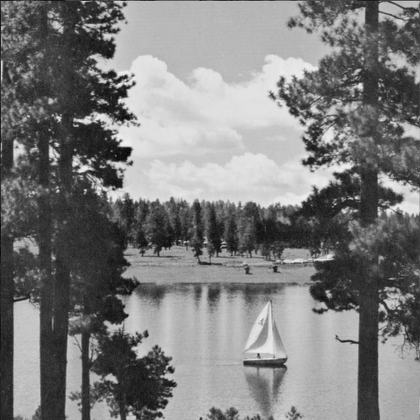
%> input picture assg3/Assignment3/Assignment3/LAKE.TIF, 420 x 420 px, shrunk from 512 x 512 before the run
$ octave q5.m   (GNU Octave 9; MATLAB toolbox functions it lacks are replaced by stand-ins)
%> lines starting %> are read from the running program, lines starting %| are printed output that depends on the picture
%> further down, imorignal is the input picture: size 420x420 uint8; min 9, max 244, mean 124.7
### assg3/Assignment3/Assignment3/create_mat_dct.m
function [result] = create_mat_dct()
len = 8;
dctMatrix = zeros(len,len);
r = 1;
for i = 1:len
    for j = 1:len
        if i == 1
            r = sqrt(1/len);
        else
            r = sqrt(2/len);
        end
        theta = (pi*((2*(j-1))+1)*(i-1))/(2*len);
        dctMatrix(i,j) = r * cos(theta);
    end
end
result = dctMatrix;
% [7 lines of commented-out code are left out]
end

### assg3/Assignment3/Assignment3/checkC.m
function [result entro rmse] = checkC(c)
F = create_mat_dct();
im = imread('LAKE.TIF');
imorignal = im;
subplot(121);
imshow(im);

qm=[16 11 10 16 24 40 51 61;
    12 12 14 19 26 58 60 55;
    14 13 16 24 40 57 69 56;
    14 17 22 29 51 87 80 62;
    18 22 37 56 68 109 103 77;
    24 35 55 64 81 104 113 92;
    49 64 78 87 103 121 120 101;
    72 92 95 98 112 100 103 99];

[l1,l2] = size(im);
%> l1 = 420; l2 = 420
l1 = l1/8;
%> l1 = 52.5
l2 = l2/8;
%> l2 = 52.5
startx = 1;
starty = 1;
for i = 1:l1
    starty = 1;
    for j = 1:l2
        mat = im(startx : startx+7,starty : starty+7);
        dct = myDCT(mat,F);
        quantdct = myDCT_quantization(dct,qm,c);
        dequantdct = myDCT_dequantization(quantdct,qm,c);
        reconstruct = myIDCT(dequantdct,F);
        im(startx : startx+7,starty : starty+7) = double(reconstruct);
        starty = starty +8;
    end
    startx = startx + 8;
end
result = im;
rmse = RMSE(imorignal,im);
entro = My_entropy(im);
%im
subplot(122);
imshow(uint8(im));
end

### assg3/Assignment3/Assignment3/RMSE.m
function [result] = RMSE(im1,im2)
a = double(im1);
b = double(im2);
l1 = size(im1,1);
%> l1 = 420
l2 = size(im1,2);
%> l2 = 420
c = zeros(l1,l2);
for i = 1:l1
    for j = 1:l2
        c(i,j) = (a(i,j)-b(i,j))*(a(i,j)-b(i,j));
    end
end
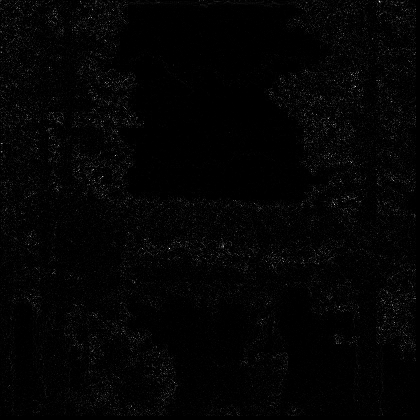
%> c: size 420x420 double; min 0, max 2025, mean 31.5; drawn with min black and max white
mse = sum(c(:)) / numel(im1);
%> mse = 31.51
rmse = sqrt(mse);
%> rmse = 5.61
result = rmse;
%> result = 5.61
end

### assg3/Assignment3/Assignment3/My_entropy.m
function [result] = My_entropy(im)
h = imhist(im);
%> h = 256 values, max 5411 at index 185, min 0 at index 2, mean 689.1
h = h/numel(im);
%> h = 256 values, max 0.0307 at index 185, min 0 at index 2, mean 0.00391
h (h == 0) = 1;
result = -sum(h.*log2(h));
%> result = 7.46
end

### assg3/Assignment3/Assignment3/q5.m
imorignal = imread('LAKE.TIF');
len = 100;
%entro = zeros(len);
%rmse = zeros(len);
for i = 1:len
    [imre entro(i) rmse(i)] = checkC(i);
%> (the run ends here)
